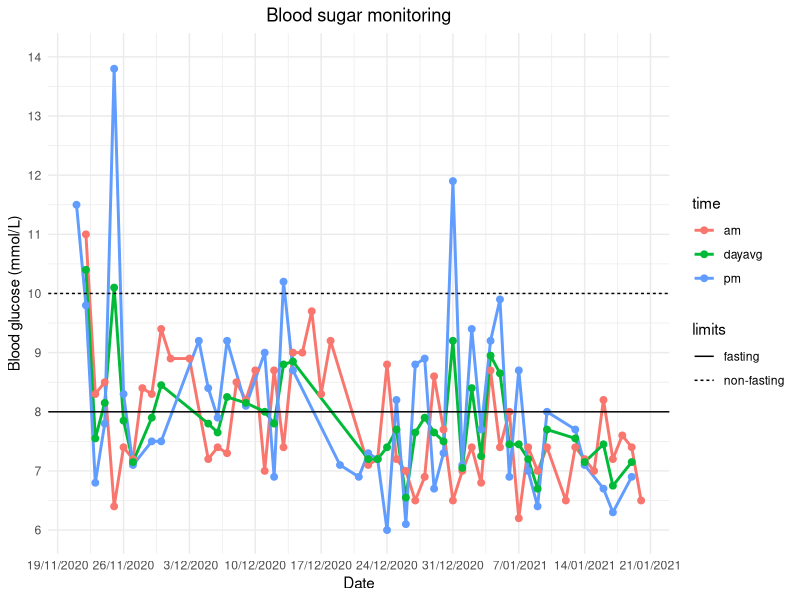
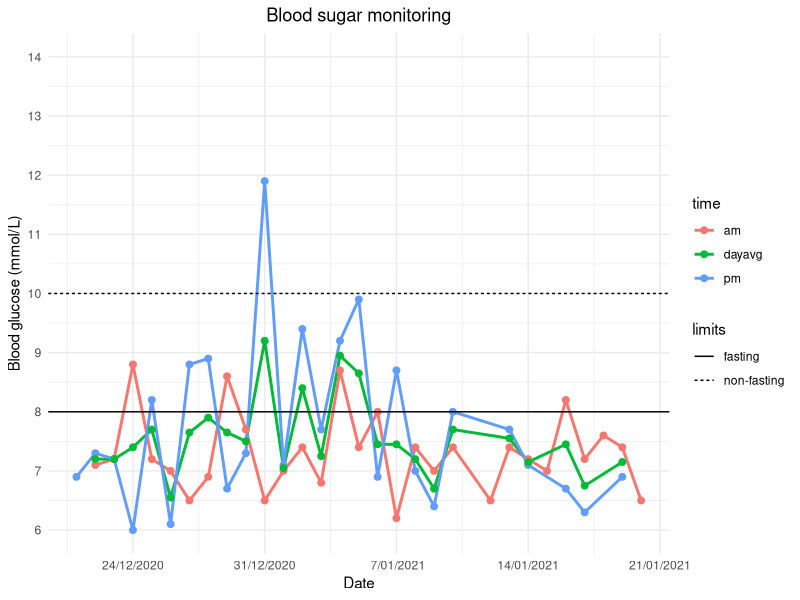
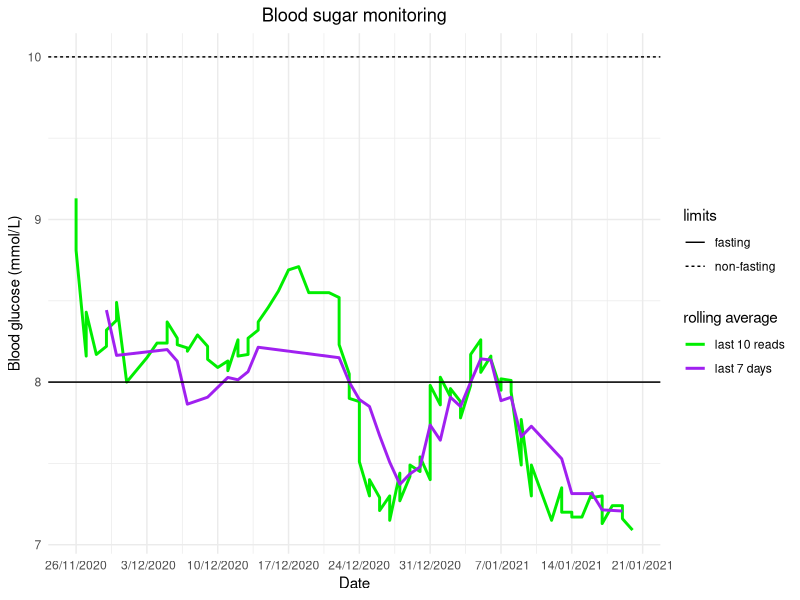
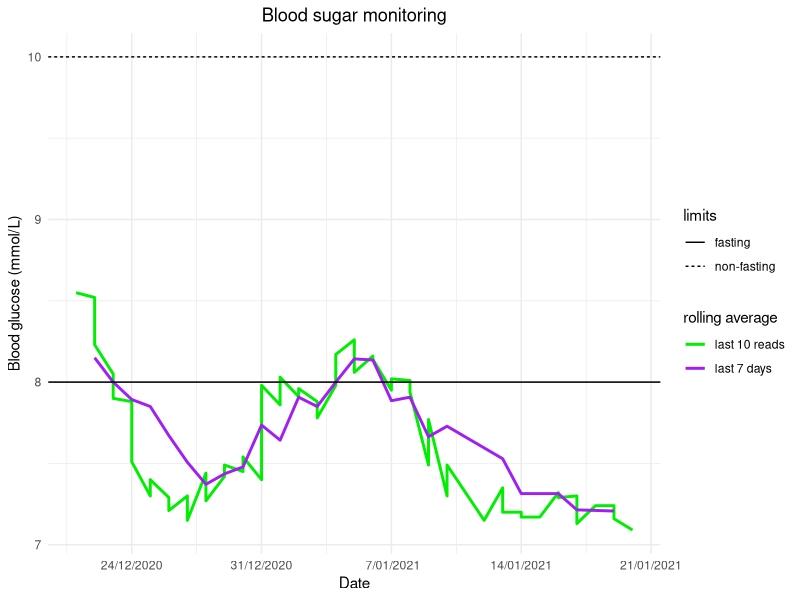

Generate these figures, in order, with R:
# Blood sugar monitoring data
# Script Claire Styles
# R version 4.0.3 (2020-10-10)

# Packages and settings required
library(tidyverse)

theme_set(theme_minimal() +
            theme(plot.title = element_text(hjust = 0.5),
                  plot.subtitle = element_text(hjust = 0.5)))



# Core data ---------------------------------------------------------------

# Wide
sugarwide <- read.csv("sugar.csv", header = TRUE)
sugarwide$date <- as.Date(sugarwide$date, format = "%e/%m/%Y")
sugarwide$sug.dayavg <- apply(sugarwide[, c(2,3)], 1, mean)


# Long
rawlong <- reshape(sugarwide, varying=2:4, direction = "long")
sugarlong <- na.omit(rawlong[, -4])
row.names(sugarlong) <- c()
rm(rawlong)



# Rolling averages --------------------------------------------------------

# Average of last (complete) 7 days

avebyday <- na.omit(select(sugarwide, date, sug.dayavg))
avebyday$sug.7dayavg <- NA

for(i in 7:length(avebyday$sug.dayavg)){
  avrange <- (i-6):i
  rolldat <- avebyday[avrange,]
  avebyday$sug.7dayavg[i] <- mean(rolldat$sug.dayavg)
}


# Average of last 10 readings
avebyread <- arrange(sugarlong, date, time) %>% filter(time == "am" | time == "pm")
avebyread$r10avg <- NA

for(i in 10:length(avebyread$sug)){
  avrange <- (i-9):i
  rolldat <- avebyread[avrange,]
  avebyread$r10avg[i] <- mean(rolldat$sug, na.rm = TRUE)
}
rm(rolldat, avrange, i)


# Rolling average dataframe

rolling <- merge(avebyread[, c(1,4)], avebyday[, c(1,3)], all.x = TRUE)
colnames(rolling) <- c("date", "reads10", "days7")



# Plot function and ref data ----------------------------------------------

line.data <- data.frame(yintercept = c(8,10), 
                        limits = c("fasting", "non-fasting"))
maxax <- ceiling(max(sugarlong$sug))
minax <- floor(min(sugarlong$sug))


plotter <- function(df, type = "daily", numdays = "all"){
  # use numdays to specify time period in number of recent days
  
  # check that arguments are valid
  case <- tolower(type)
  stopifnot(case %in% c("daily", "rolling"))
  stopifnot(is.numeric(numdays) | numdays == "all")
  
  # data to use according to numdays specification
  if(numdays == "all"){
    daystart <- min(df$date)
    dat <- df
  }
  
  else{
    daystart <- max(df$date)-numdays 
    stopifnot(daystart > min(df$date))
    dat <- subset(df, subset = date >= daystart)
  }
  
  # plot function
  
  switch(case,
         
         daily = ggplot(dat, aes(x = date, y = sug, colour = time)) + 
           geom_line(size = 1) + geom_point(size = 2) + 
           scale_y_continuous(limits = c(minax, maxax), 
                              breaks = seq(minax, maxax, 1),
                              labels = seq(minax, maxax, 1)),
         
         rolling = ggplot(dat, aes(x = date)) + 
           geom_line(data = dat[!is.na(dat$reads10),], 
                     aes(y = reads10, colour = "last 10 reads"), size = 1) + 
           geom_line(data = dat[!is.na(dat$days7),], 
                     aes(y = days7, colour = "last 7 days"), size = 1) + 
           scale_colour_manual("rolling average", 
                               values = c("green2", "purple"))) + 
    
    geom_hline(aes(yintercept = yintercept, linetype = limits), line.data) +  
    scale_x_date(date_labels = "%e/%m/%Y", date_breaks = "7 days") + 
    labs(title = "Blood sugar monitoring", x = "Date",
         y = "Blood glucose (mmol/L)")
  
}




# Produce graphs ----------------------------------------------------------

# Daily measurements with daily average
print(plotter(sugarlong)) # all data
print(plotter(sugarlong, numdays = 30)) # last 30 days


# Rolling average graph
print(plotter(rolling, type = "rolling")) # all data
print(plotter(rolling, type = "rolling", numdays = 30)) # last 30 days
